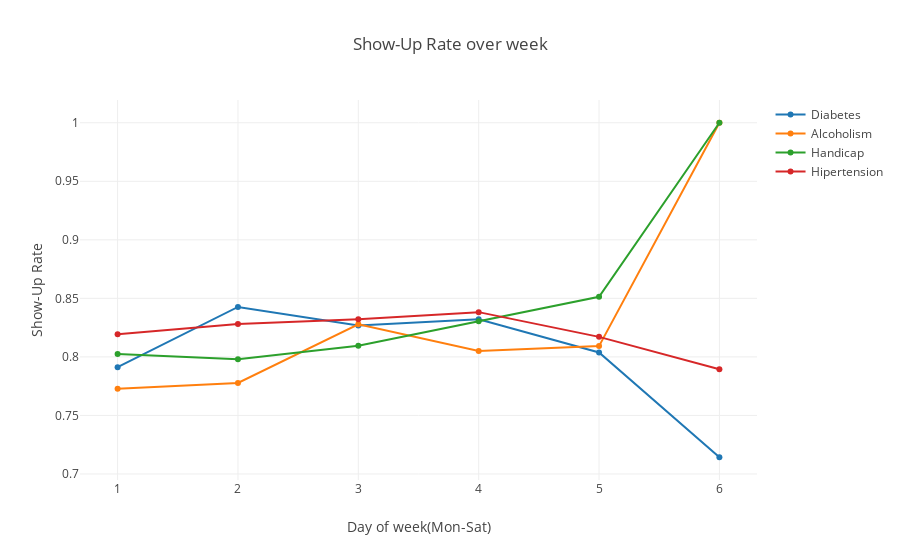

Notebook source saved alongside this figure:
### Markdown cell above
#### 3.9 Do patients with different Medical conditions show different Show-Up rate over week?

### Code cell
trace0 = go.Scatter(
    x= Diabetes['DayOfWeek'],
    y=Diabetes['Show-Up Rate'],
    mode= 'lines+markers',
    text=Diabetes['Category'],
    name="Diabetes")

trace1 = go.Scatter(
    x= Alcoholism['DayOfWeek'],
    y=Alcoholism['Show-Up Rate'],
    mode= 'lines+markers',
    text=Alcoholism['Category'],
    name="Alcoholism")

trace2 = go.Scatter(
    x= Handicap['DayOfWeek'],
    y=Handicap['Show-Up Rate'],
    mode= 'lines+markers',
    text=Handicap['Category'],
    name='Handicap')

trace3 = go.Scatter(
    x= Hypertension['DayOfWeek'],
    y=Hypertension['Show-Up Rate'],
    mode= 'lines+markers',
    text=Hypertension['Category'],
    name='Hipertension')

layout = dict(title = "Show-Up Rate over week",hovermode='closest',xaxis=dict({"title":"Day of week(Mon-Sat)"}),
             yaxis=dict({"title":"Show-Up Rate"}))
dat = [trace0,trace1,trace2,trace3]
fig = go.Figure(data=dat,layout=layout)
iplot(fig,filename='basic-line')

### Figure 1 — Plotly figure (JSON) as saved in the notebook; plotly's stock layout.template omitted (floating-point values rounded to 4 significant figures)
{"data": [{"mode": "lines+markers", "name": "Diabetes", "text": ["Diabetes", "Diabetes", "Diabetes", "Diabetes", "Diabetes", "Diabetes"], "type": "scatter", "x": [1, 2, 3, 4, 5, 6], "y": [0.7912, 0.8427, 0.8268, 0.8321, 0.8038, 0.7143]}, {"mode": "lines+markers", "name": "Alcoholism", "text": ["Alcoholism", "Alcoholism", "Alcoholism", "Alcoholism", "Alcoholism", "Alcoholism"], "type": "scatter", "x": [1, 2, 3, 4, 5, 6], "y": [0.7727, 0.7778, 0.8278, 0.805, 0.8092, 1]}, {"mode": "lines+markers", "name": "Handicap", "text": ["Handicap", "Handicap", "Handicap", "Handicap", "Handicap", "Handicap"], "type": "scatter", "x": [1, 2, 3, 4, 5, 6], "y": [0.8025, 0.7979, 0.8096, 0.8305, 0.8514, 1]}, {"mode": "lines+markers", "name": "Hipertension", "text": ["Hypertension", "Hypertension", "Hypertension", "Hypertension", "Hypertension", "Hypertension"], "type": "scatter", "x": [1, 2, 3, 4, 5, 6], "y": [0.8194, 0.8281, 0.8322, 0.8382, 0.8171, 0.7895]}], "layout": {"hovermode": "closest", "title": "Show-Up Rate over week", "xaxis": {"title": "Day of week(Mon-Sat)"}, "yaxis": {"title": "Show-Up Rate"}}}
